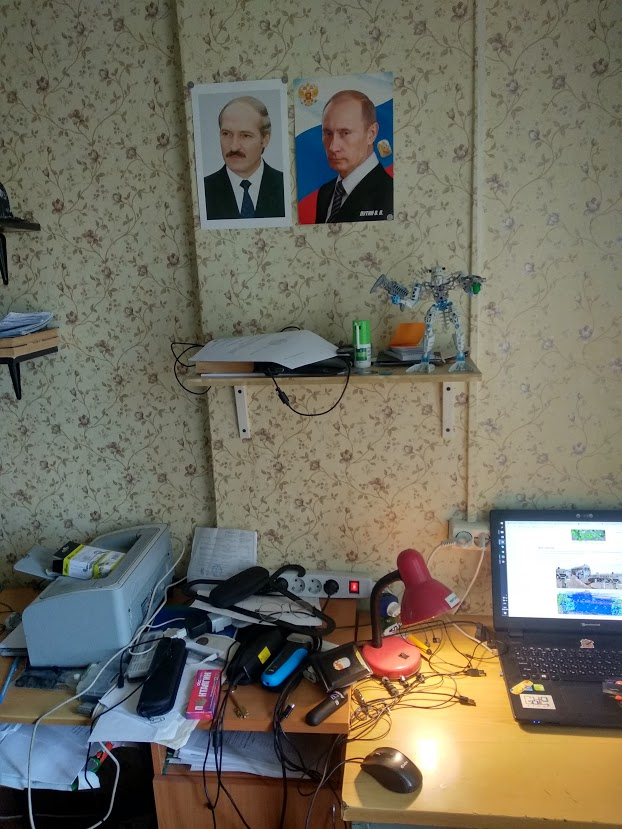
#> input picture vosamples/vo01.jpg, 622 x 829 px, given in place of videocutted.mp4, which was not available
$ python trackandhomo.py vosamples/vo01.jpg
#> lines starting #> are read from the running program, lines starting #| are printed output that depends on the picture; after the words box and inside, x2 and y2 are one past the last pixel; in counts of white or black regions, pixels touching at a corner belong together; pictures that were not available may be replaced by others from this repository, and a replacement may not be noted
'''
Lucas-Kanade homography tracker
===============================

Lucas-Kanade sparse optical flow demo. Uses goodFeaturesToTrack
for track initialization and back-tracking for match verification
between frames. Finds homography between reference and current views.

Usage
-----
lk_homography.py [<video_source>]


Keys
----
ESC   - exit
SPACE - start tracking
r     - toggle RANSAC
'''

import numpy as np
import cv2

# import video
# from common import draw_str
from estimate_movement import process_vo

lk_params = dict(winSize=(19, 19),
                 maxLevel=2,
                 criteria=(cv2.TERM_CRITERIA_EPS | cv2.TERM_CRITERIA_COUNT, 10, 0.03))

feature_params = dict(maxCorners=1000,
                      qualityLevel=0.01,
                      minDistance=8,
                      blockSize=19)


def checkedTrace(img0, img1, p0, back_threshold=1.0):
    p1, st, err = cv2.calcOpticalFlowPyrLK(img0, img1, p0, None, **lk_params)
    p0r, st, err = cv2.calcOpticalFlowPyrLK(img1, img0, p1, None, **lk_params)
    d = abs(p0 - p0r).reshape(-1, 2).max(-1)
    status = d < back_threshold
    return p1, status


green = (0, 255, 0)
red = (0, 0, 255)


class App:
    def __init__(self, video_src):
        self.cam = cv2.VideoCapture(video_src)
        self.p0 = None
        self.use_ransac = True
        self.last_Hstat = None

    def run(self):
        while True:
            ret, frame = self.cam.read()
#> frame is the input picture: shape (829, 622, 3); mean B, G, R 95.9, 109.9, 113.5
            frame_gray = cv2.cvtColor(frame, cv2.COLOR_BGR2GRAY)
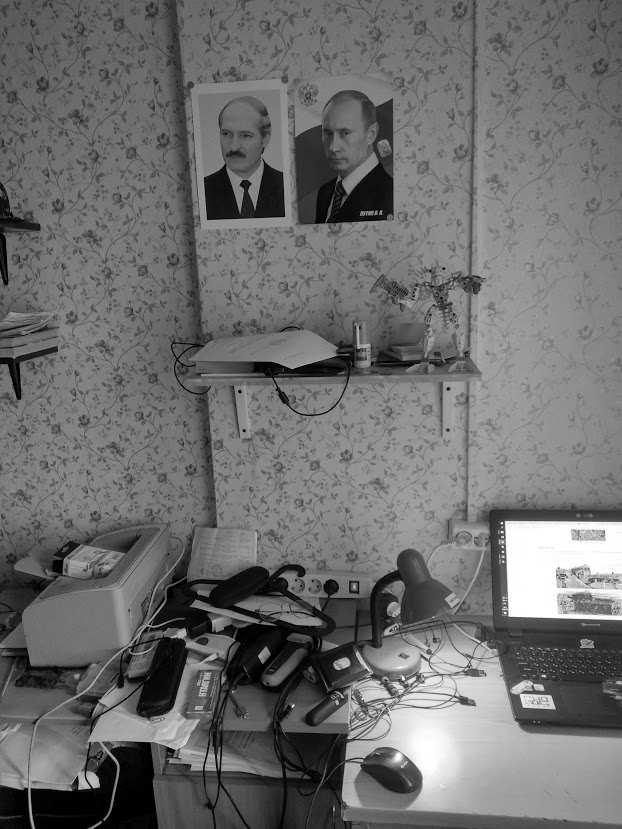
#> frame_gray: shape (829, 622); min 0, max 255, mean 109.4
            vis = frame.copy()
            if self.p0 is not None:
                p2, trace_status = checkedTrace(self.gray1, frame_gray, self.p1)

                mp0 = self.p0[trace_status].copy()
                mp1 = self.p1[trace_status].copy()
                mp2 = p2[trace_status].copy()

                self.p1 = p2[trace_status].copy()
                self.p0 = self.p0[trace_status].copy()
                self.gray1 = frame_gray
                if self.last_Hstat is not None:
                    self.last_Hstat = self.last_Hstat[trace_status].copy()

                if len(self.p0) < 4:
                    self.p0 = None
                    continue


                H, status = cv2.findHomography(self.p0, self.p1, (0, cv2.RANSAC)[self.use_ransac], 10.0)
                h, w = frame.shape[:2]
                overlay = cv2.warpPerspective(self.frame0, H, (w, h))
                vis = cv2.addWeighted(vis, 0.5, overlay, 0.5, 0.0)

                if self.last_Hstat is None:
                    self.last_Hstat = status
                    continue

                for (x0, y0), (x1, y1), good in zip(self.p0[:, 0], self.p1[:, 0], status[:, 0]):
                    if good:
                        cv2.line(vis, (x0, y0), (x1, y1), (0, 128, 0))
                    cv2.circle(vis, (x1, y1), 2, (red, green)[good], -1)
                # draw_str(vis, (20, 20), 'track count: %d' % len(self.p1))
                # if self.use_ransac:
                # draw_str(vis, (20, 40), 'RANSAC')
            else:
                p = cv2.goodFeaturesToTrack(frame_gray, **feature_params)
#> p = 1000 rows, first 8: [508, 529], [87, 780], [407, 684], [510, 608], [352, 766], [37, 789], [515, 692], [396, 688]
                if p is not None:
                    for x, y in p[:, 0]:
                        cv2.circle(vis, (x, y), 2, green, -1)
#> this loop made 1000 passes
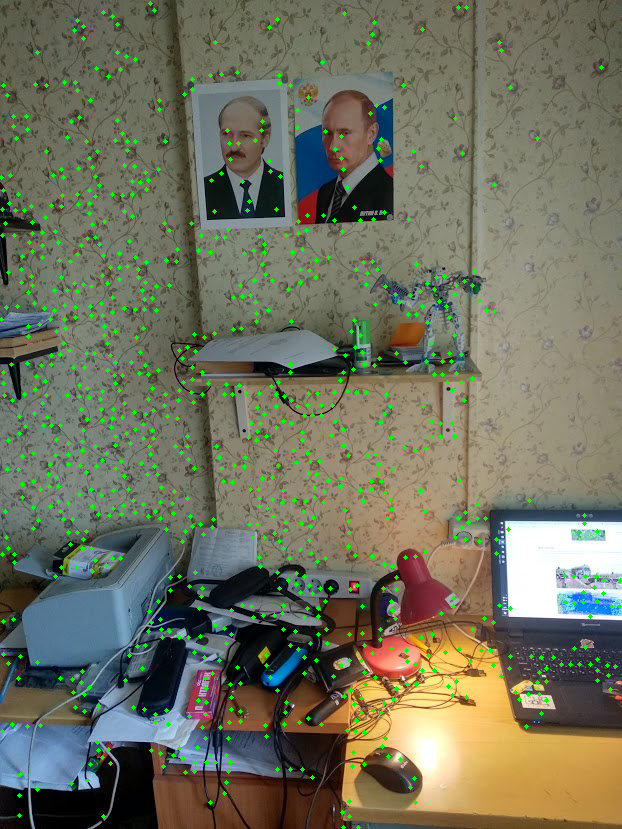
#> vis: shape (829, 622, 3); 2.52% of pixels changed, all inside (x1, y1, x2, y2) = (0, 1, 622, 829)
                    # draw_str(vis, (20, 20), 'feature count: %d' % len(p))

            cv2.imshow('lk_homography', vis)

            ch = 0xFF & cv2.waitKey(1)
#> (key Esc is pressed here)
            if ch == 27:
                break
            if ch == ord(' '):
                self.frame0 = frame.copy()
                self.p0 = cv2.goodFeaturesToTrack(frame_gray, **feature_params)
                if self.p0 is not None:
                    self.p1 = self.p0
                    self.gray0 = frame_gray
                    self.gray1 = frame_gray
            if ch == ord('r'):
                self.use_ransac = not self.use_ransac


def main():
    # [5 lines of commented-out code are left out]

    video_src = "vosamples/videocutted.mp4"
    App(video_src).run()
    cv2.destroyAllWindows()


if __name__ == '__main__':
    main()
